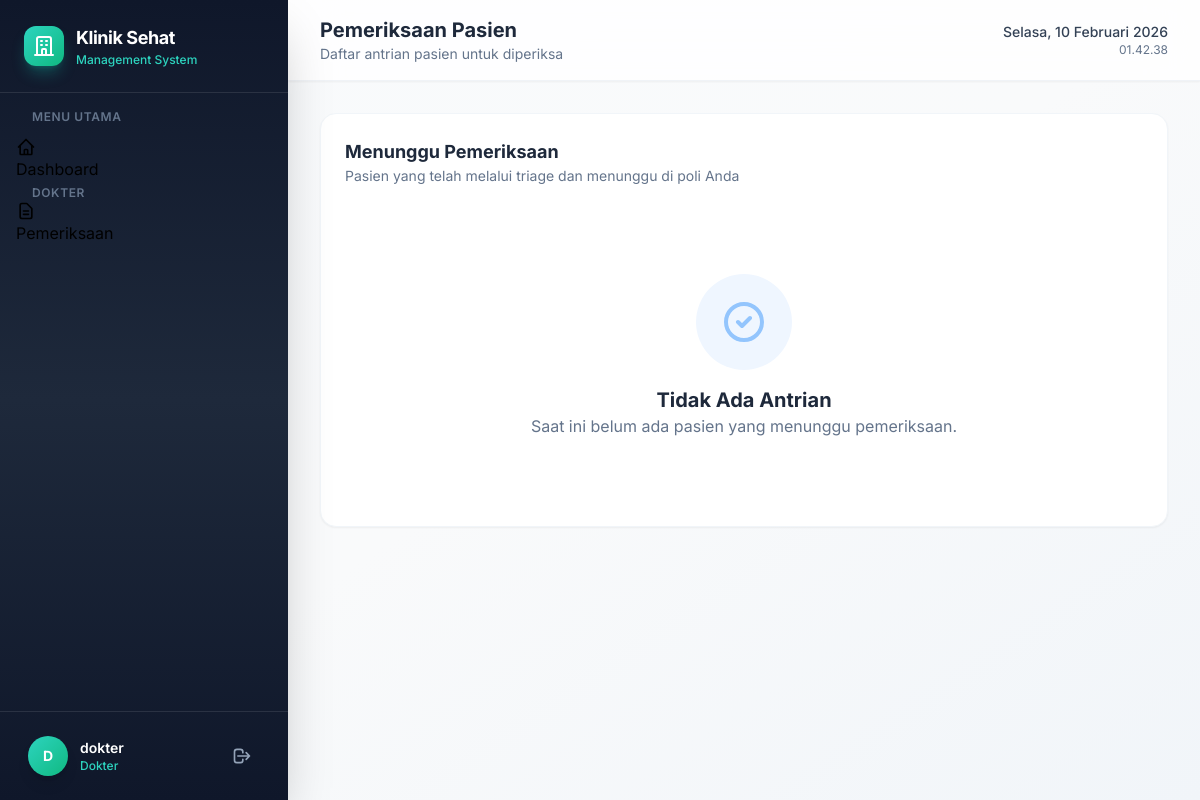
Screenshot of /examinations/ (signed in) with the database file from the repository.
### clinic_auth/models.py (models this page shows, shortened)
class User(AbstractUser):
    ROLE_CHOICES = [
        ("admin", "Admin"),
        ("loket", "Loket"),
        ("ugd", "UGD"),
        ("dokter", "Dokter"),
        ("farmasi", "Farmasi"),
    ]
    role = models.CharField(max_length=20, choices=ROLE_CHOICES, default="loket")
    phone = models.CharField(max_length=20, blank=True)
    class Meta:
        db_table = "users"

### examinations/views.py (the view)
# urls.py: path("", views.ExaminationListView.as_view(), name="examination-list"),
class ExaminationListView(DokterRequiredMixin, ListView):
    model = Registration
    template_name = "examinations/list.html"
    context_object_name = "registrations"
    paginate_by = 20
    def get_queryset(self):
        return (
            Registration.objects.filter(status__in=["waiting_exam", "in_exam"])
            .select_related("patient")
            .order_by("created_at")
        )

### clinic_auth/mixins.py (called while the page is built)
    def test_func(self):
        if not self.request.user.is_authenticated:
            return False
        if self.request.user.role == "admin":
            return True
        return self.request.user.role in self.allowed_roles

### templates/examinations/list.html
{% extends 'base.html' %}
{% block page_title %}Pemeriksaan Pasien{% endblock %}
{% block page_subtitle %}Daftar antrian pasien untuk diperiksa{% endblock %}
{% block content %}
<div class="bg-white rounded-2xl p-6 shadow-sm border border-slate-100">
    <div class="mb-6">
        <h3 class="text-lg font-bold text-slate-800">Menunggu Pemeriksaan</h3>
        <p class="text-sm text-slate-500">Pasien yang telah melalui triage dan menunggu di poli Anda</p>
    </div>
    <div class="grid grid-cols-1 md:grid-cols-2 xl:grid-cols-3 gap-6">
        {% for reg in registrations %}
        <div class="group bg-white rounded-2xl border border-slate-200 hover:border-blue-400 p-6 transition-all hover:shadow-lg hover:shadow-blue-500/10 relative overflow-hidden">
            <div class="absolute top-0 right-0 p-3">
                <span class="text-xs font-bold text-slate-400 bg-slate-50 px-2 py-1 rounded-lg">#{{ reg.queue_number }}</span>
            </div>
            <div class="flex items-center gap-4 mb-4">
                <div class="w-12 h-12 bg-blue-50 text-blue-600 rounded-full flex items-center justify-center text-xl shadow-sm">
                    {% if reg.patient.gender == 'L' %}👨{% else %}👩{% endif %}
                </div>
                <div>
                    <h4 class="font-bold text-slate-800 text-lg leading-tight">{{ reg.patient.name }}</h4>
                    <p class="text-xs text-slate-500 font-medium">{{ reg.patient.birth_date|timesince }}</p>
                </div>
            </div>
            {% if reg.triage %}
            <div class="bg-slate-50 rounded-xl p-3 mb-4 border border-slate-100/50">
                <p class="text-xs text-slate-400 uppercase font-bold mb-1">Keluhan Triage</p>
                <p class="text-sm text-slate-700 line-clamp-2">{{ reg.triage.complaint }}</p>
                <div class="mt-2 flex gap-3 text-xs text-slate-500">
                    <span>BP: <b>{{ reg.triage.blood_pressure }}</b></span>
                    <span>Temp: <b>{{ reg.triage.temperature }}°C</b></span>
                </div>
            </div>
            {% endif %}
            <a href="{% url 'examination-create' reg.pk %}" class="block w-full py-3 bg-blue-600 text-white font-medium text-center rounded-xl hover:bg-blue-700 transition-colors shadow-lg shadow-blue-500/20">
                Periksa Pasien
            </a>
        </div>
        {% empty %}
        <div class="col-span-full text-center py-16">
            <div class="w-24 h-24 bg-blue-50 rounded-full flex items-center justify-center mx-auto mb-4 text-blue-300">
                <svg class="w-12 h-12" fill="none" stroke="currentColor" viewBox="0 0 24 24"><path stroke-linecap="round" stroke-linejoin="round" stroke-width="2" d="M9 12l2 2 4-4m6 2a9 9 0 11-18 0 9 9 0 0118 0z"/></svg>
            </div>
            <h3 class="text-xl font-bold text-slate-800">Tidak Ada Antrian</h3>
            <p class="text-slate-500">Saat ini belum ada pasien yang menunggu pemeriksaan.</p>
        </div>
        {% endfor %}
    </div>
</div>
{% endblock %}

### templates/base.html (shortened to what this page needs)
{% load static %}
<!DOCTYPE html>
<html lang="id" class="h-full">
<head>
    <script src="https://cdn.tailwindcss.com"></script>
    <link href="https://cdn.jsdelivr.net/npm/heroicons@2.0.18/heroicons.min.css" rel="stylesheet">
</head>
<body class="h-full bg-gradient-to-br from-slate-50 via-gray-50 to-slate-100">
    {% if user.is_authenticated %}
    <div class="flex h-screen overflow-hidden">
        <aside id="sidebar" class="w-72 bg-gradient-to-b from-slate-900 via-slate-800 to-slate-900 flex flex-col shadow-2xl z-30 transition-all duration-300 flex-shrink-0">
            <div class="p-6 border-b border-white/10">
                <div class="flex items-center gap-3">
                    <div class="w-10 h-10 rounded-xl bg-gradient-to-br from-teal-400 to-emerald-500 flex items-center justify-center shadow-lg shadow-teal-500/30">
                        <svg class="w-6 h-6 text-white" fill="none" stroke="currentColor" viewBox="0 0 24 24">
                            <path stroke-linecap="round" stroke-linejoin="round" stroke-width="2" d="M19 21V5a2 2 0 00-2-2H7a2 2 0 00-2 2v16m14 0h2m-2 0h-5m-9 0H3m2 0h5M9 7h1m-1 4h1m4-4h1m-1 4h1m-5 10v-5a1 1 0 011-1h2a1 1 0 011 1v5m-4 0h4"/>
                        </svg>
                    </div>
                    <div>
                        <h1 class="text-lg font-bold text-white tracking-tight">Klinik Sehat</h1>
                        <p class="text-xs text-teal-400 font-medium">Management System</p>
                    </div>
                </div>
            </div>
            <nav class="flex-1 p-4 space-y-1 overflow-y-auto">
                <p class="text-xs font-semibold text-slate-500 uppercase tracking-wider px-4 mb-3">Menu Utama</p>
                <a href="{% url 'dashboard' %}" class="sidebar-link {% if request.resolver_match.url_name == 'dashboard' %}active{% endif %}">
                    <svg class="w-5 h-5" fill="none" stroke="currentColor" viewBox="0 0 24 24"><path stroke-linecap="round" stroke-linejoin="round" stroke-width="2" d="M3 12l2-2m0 0l7-7 7 7M5 10v10a1 1 0 001 1h3m10-11l2 2m-2-2v10a1 1 0 01-1 1h-3m-6 0a1 1 0 001-1v-4a1 1 0 011-1h2a1 1 0 011 1v4a1 1 0 001 1m-6 0h6"/></svg>
                    Dashboard
                </a>
                {% if user.role == 'admin' or user.role == 'dokter' %}
                <p class="text-xs font-semibold text-slate-500 uppercase tracking-wider px-4 mt-6 mb-3">Dokter</p>
                <a href="{% url 'examination-list' %}" class="sidebar-link {% if 'examination' in request.resolver_match.url_name %}active{% endif %}">
                    <svg class="w-5 h-5" fill="none" stroke="currentColor" viewBox="0 0 24 24"><path stroke-linecap="round" stroke-linejoin="round" stroke-width="2" d="M9 12h6m-6 4h6m2 5H7a2 2 0 01-2-2V5a2 2 0 012-2h5.586a1 1 0 01.707.293l5.414 5.414a1 1 0 01.293.707V19a2 2 0 01-2 2z"/></svg>
                    Pemeriksaan
                </a>
                {% endif %}
            </nav>
            <div class="p-4 border-t border-white/10">
                <div class="flex items-center gap-3 px-3 py-2">
                    <div class="w-10 h-10 rounded-full bg-gradient-to-br from-teal-400 to-emerald-500 flex items-center justify-center text-white font-bold text-sm shadow-lg">
                        {{ user.first_name|default:user.username|first|upper }}
                    </div>
                    <div class="flex-1 min-w-0">
                        <p class="text-sm font-semibold text-white truncate">{{ user.get_full_name|default:user.username }}</p>
                        <p class="text-xs text-teal-400 font-medium">{{ user.get_role_display }}</p>
                    </div>
                    <a href="{% url 'logout' %}" class="p-2 rounded-lg text-slate-400 hover:text-red-400 hover:bg-white/10 transition-all" title="Logout">
                        <svg class="w-5 h-5" fill="none" stroke="currentColor" viewBox="0 0 24 24"><path stroke-linecap="round" stroke-linejoin="round" stroke-width="2" d="M17 16l4-4m0 0l-4-4m4 4H7m6 4v1a3 3 0 01-3 3H6a3 3 0 01-3-3V7a3 3 0 013-3h4a3 3 0 013 3v1"/></svg>
                    </a>
                </div>
            </div>
        </aside>
        <div class="flex-1 flex flex-col overflow-hidden">
            <header class="bg-white/80 backdrop-blur-xl border-b border-slate-200/50 px-8 py-4 flex items-center justify-between shadow-sm z-20">
                <div class="flex items-center gap-4">
                    <div>
                        <h2 class="text-xl font-bold text-slate-800">{% block page_title %}Dashboard{% endblock %}</h2>
                        <p class="text-sm text-slate-500">{% block page_subtitle %}Selamat datang di Sistem Manajemen Klinik{% endblock %}</p>
                    </div>
                </div>
                <div class="flex items-center gap-3">
                    <div class="text-right hidden sm:block">
                        <p class="text-sm font-medium text-slate-700" id="current-date"></p>
                        <p class="text-xs text-slate-500" id="current-time"></p>
                    </div>
                </div>
            </header>
            <main class="flex-1 overflow-y-auto p-8">
                {% block content %}{% endblock %}
            </main>
        </div>
    </div>
    {% else %}
        {% block auth_content %}{% endblock %}
    {% endif %}
</body>
</html>

### templates/base.html (style rules this page uses)
* { font-family: 'Inter', system-ui, -apple-system, sans-serif; }
.sidebar-link { @apply flex items-center gap-3 px-4 py-3 rounded-xl text-slate-300 hover:text-white hover:bg-white/10 transition-all duration-200; }
.sidebar-link.active { @apply text-white bg-white/15 shadow-lg shadow-white/5; }

### rows the page displays
User: first_name|first "D", get_full_name "dokter", role "Dokter"
